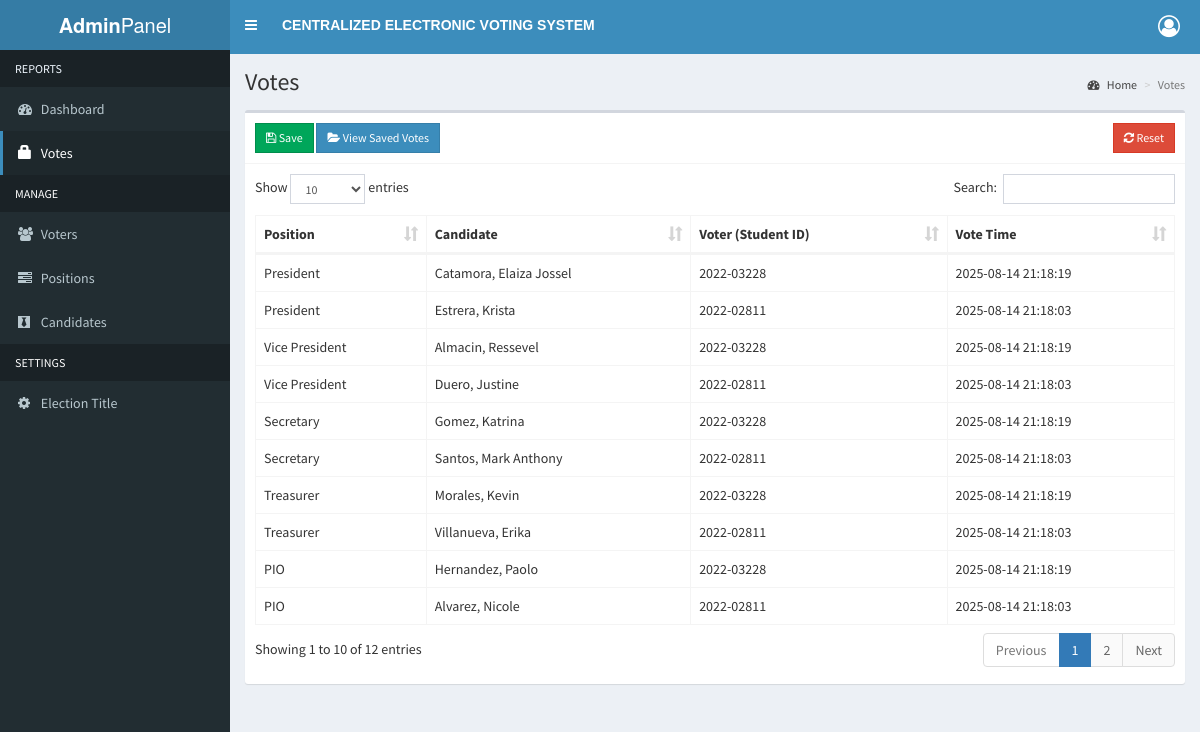
/admin/votes.php (signed in), run on the app's committed database.
### tables this page shows
CREATE TABLE `votes` (
  `id` int(11) NOT NULL,
  `student_id` varchar(10) NOT NULL,
  `candidate_id` int(11) NOT NULL,
  `position_id` int(11) NOT NULL,
  `voted_at` datetime NOT NULL DEFAULT current_timestamp()
);

CREATE TABLE `positions` (
  `id` int(11) NOT NULL,
  `description` varchar(50) NOT NULL,
  `priority` int(11) NOT NULL
);

CREATE TABLE `candidates` (
  `id` int(11) NOT NULL,
  `position_id` int(11) NOT NULL,
  `lastname` varchar(50) NOT NULL,
  `firstname` varchar(50) NOT NULL,
  `program` varchar(50) NOT NULL
);

CREATE TABLE `studlog` (
  `studentID` varchar(10) NOT NULL,
  `lastName` varchar(50) NOT NULL,
  `firstName` varchar(50) NOT NULL,
  `middleName` varchar(50) NOT NULL,
  `program` varchar(50) NOT NULL,
  `vote_status` enum('voted','not voted') DEFAULT 'not voted'
);

### admin/votes.php (the view, shortened to what this page needs)
<?php include 'includes/session.php'; ?>
<?php include 'includes/header.php'; ?>
<body class="hold-transition skin-blue sidebar-mini">
<div class="wrapper">
  <?php include 'includes/navbar.php'; ?>
  <?php include 'includes/menubar.php'; ?>
  <div class="content-wrapper">
    <section class="content-header">
      <h1>Votes</h1>
      <ol class="breadcrumb">
        <li><a href="#"><i class="fa fa-dashboard"></i> Home</a></li>
        <li class="active">Votes</li>
      </ol>
    </section>
    <section class="content">
      <div class="row">
        <div class="col-xs-12">
          <div class="box">
            <div class="box-header with-border">
              <div class="row">
                <div class="col-md-6">
                  <button type="button" class="btn btn-success btn-sm btn-flat" data-toggle="modal" data-target="#saveconfirm">
                      <i class="fa fa-save"></i> Save
                         </button>
                  <a href="../admin/saved_votes.php" class="btn btn-primary btn-sm btn-flat">
                    <i class="fa fa-folder-open"></i> View Saved Votes
                  </a>
                </div>
                <div class="col-md-6 text-right">
                  <a href="#reset" data-toggle="modal" class="btn btn-danger btn-sm btn-flat">
                    <i class="fa fa-refresh"></i> Reset
                  </a>
                </div>
              </div>
            </div>
            <div class="box-body">
              <table id="example1" class="table table-bordered">
                <thead>
                  <th>Position</th>
                  <th>Candidate</th>
                  <th>Voter (Student ID)</th>
                  <th>Vote Time</th>
                </thead>
                <tbody>
                  <?php
                    $sql = "SELECT
                              votes.*,
                              positions.description AS position_name,
                              candidates.firstname AS can_first,
                              candidates.lastname AS can_last,
                              studlog.studentID AS voter_id
                            FROM votes
                            LEFT JOIN positions ON positions.id = votes.position_id
                            LEFT JOIN candidates ON candidates.id = votes.candidate_id
                            LEFT JOIN studlog ON studlog.studentID = votes.student_id
                            ORDER BY positions.priority ASC, votes.voted_at DESC";
                    $query = $conn->query($sql);
                    while($row = $query->fetch_assoc()){
                      echo "
                        <tr>
                          <td class='hidden'></td>
                          <td>".$row['position_name']."</td>
                          <td>".$row['can_last'].", ".$row['can_first']."</td>
                          <td>".$row['voter_id']."</td>
                          <td>".$row['voted_at']."</td>
                        </tr>
                      ";
                    }
                  ?>
                </tbody>
              </table>
            </div>
          </div>
        </div>
      </div>
    </section>
  </div>
</div>
</body>
</html>

### data on the page
votes: position.description "President", candidate.lastname "Catamora", candidate.firstname "Elaiza Jossel", studlog.studentID "2022-03228", voted_at "2025-08-14 21:18:19"
votes: position.description "President", candidate.lastname "Estrera", candidate.firstname "Krista", studlog.studentID "2022-02811", voted_at "2025-08-14 21:18:03"
votes: position.description "Vice President", candidate.lastname "Almacin", candidate.firstname "Ressevel", studlog.studentID "2022-03228", voted_at "2025-08-14 21:18:19"
votes: position.description "Vice President", candidate.lastname "Duero", candidate.firstname "Justine", studlog.studentID "2022-02811", voted_at "2025-08-14 21:18:03"
votes: position.description "Secretary", candidate.lastname "Gomez", candidate.firstname "Katrina", studlog.studentID "2022-03228", voted_at "2025-08-14 21:18:19"
votes: position.description "Secretary", candidate.lastname "Santos", candidate.firstname "Mark Anthony", studlog.studentID "2022-02811", voted_at "2025-08-14 21:18:03"
votes: position.description "Treasurer", candidate.lastname "Morales", candidate.firstname "Kevin", studlog.studentID "2022-03228", voted_at "2025-08-14 21:18:19"
votes: position.description "Treasurer", candidate.lastname "Villanueva", candidate.firstname "Erika", studlog.studentID "2022-02811", voted_at "2025-08-14 21:18:03"
votes: position.description "PIO", candidate.lastname "Hernandez", candidate.firstname "Paolo", studlog.studentID "2022-03228", voted_at "2025-08-14 21:18:19"
votes: position.description "PIO", candidate.lastname "Alvarez", candidate.firstname "Nicole", studlog.studentID "2022-02811", voted_at "2025-08-14 21:18:03"
